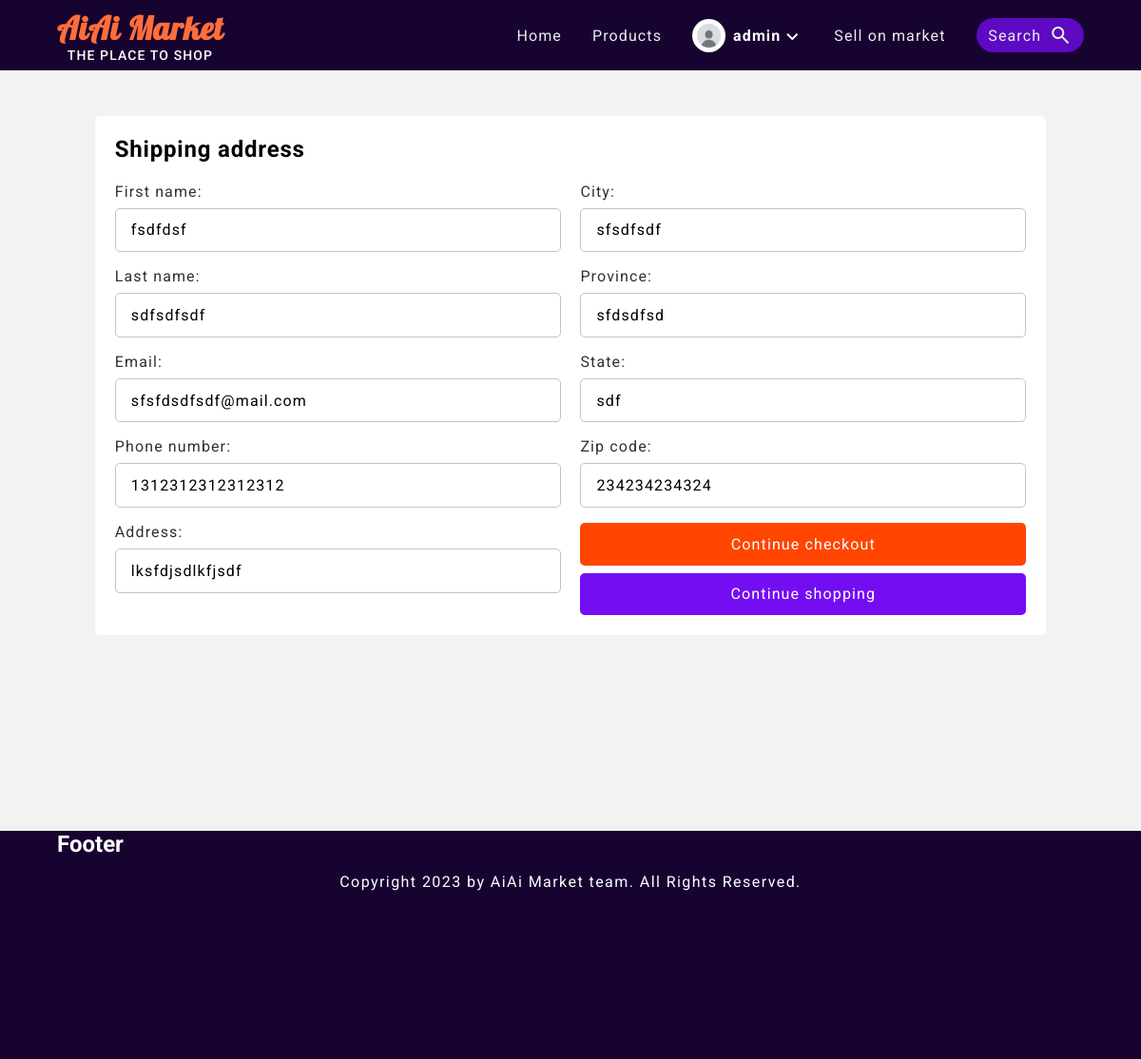
Page /shipping/address/ (signed in) on the earlier database version.
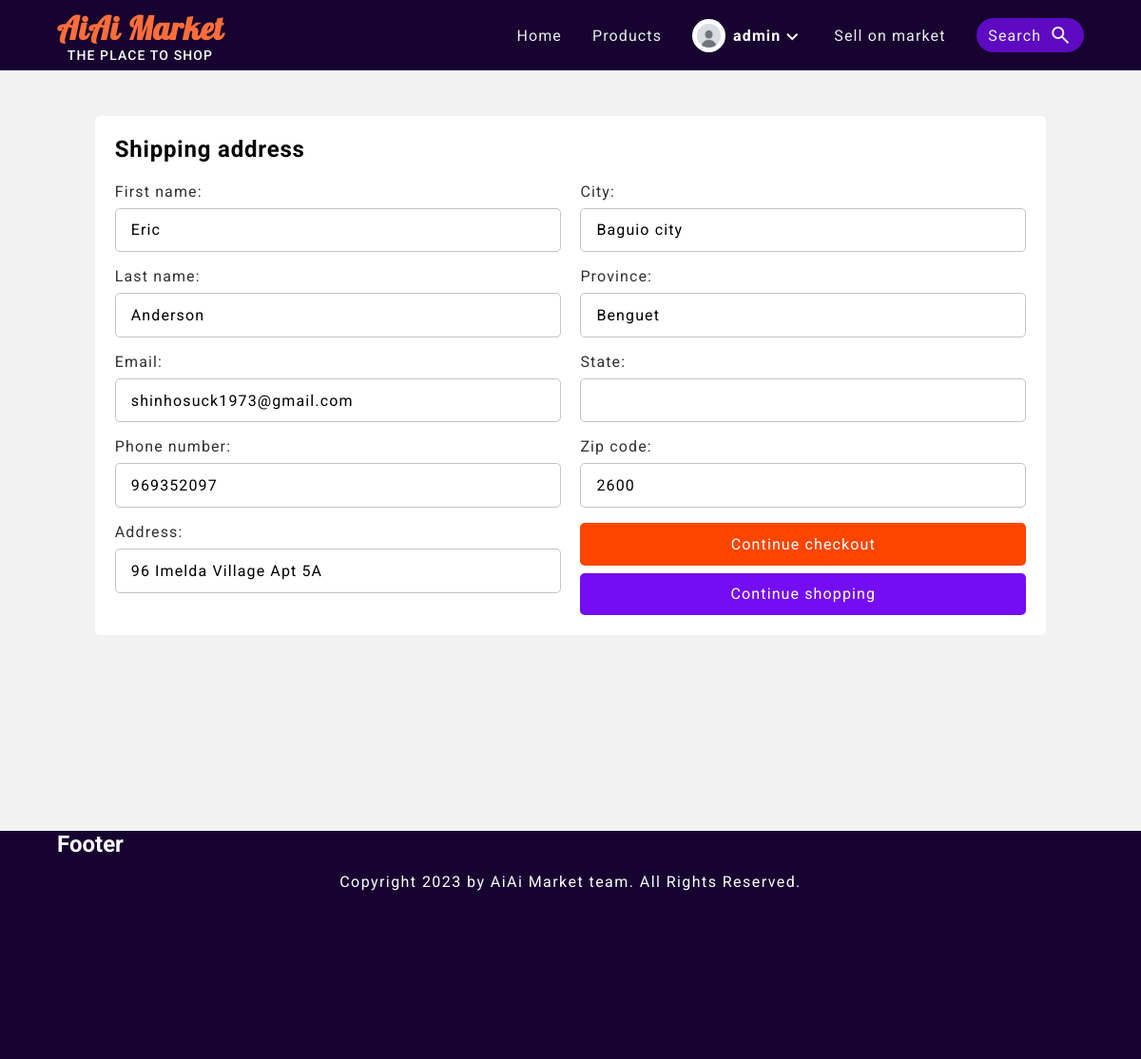
Same page on the later database version.
### products/models.py (models this page shows, shortened)
class ShippingAddress(models.Model):
    customer = models.ForeignKey(User, on_delete=models.CASCADE, null=True, blank=True)
    first_name = models.CharField(max_length=100)
    last_name = models.CharField(max_length= 100)
    email = models.EmailField(max_length=100)
    phone_number = models.IntegerField()
    address = models.CharField(max_length=1000)
    city = models.CharField(max_length=100)
    province = models.CharField(max_length=100, null=True, blank=True)
    state = models.CharField(max_length=100, null=True, blank=True)
    zip_code = models.IntegerField()
    class Meta:
        verbose_name_plural = 'Addresses'

### products/views.py (the view)
# urls.py: path('shipping/address/', customer_address_view, name='shipping-address'),
@login_required
def customer_address_view(request):
    instance = ShippingAddress.objects.filter(customer=request.user).first()
    form = ShippingAddressForm(request.POST or None, instance=instance)
    context = {'form': form}
    if form.is_valid():
        shipping_address = form.save()
        shipping_address.customer = request.user
        shipping_address.save()
        return redirect('products:payment-center')
    return render(request, 'products/address.html', context)

### products/forms.py
class ShippingAddressForm(forms.ModelForm):
    class Meta:
        model = ShippingAddress
        fields = [
            'first_name',
            'last_name',
            'email',
            'phone_number',
            'address',
            'city',
            'province',
            'state',
            'zip_code'
        ]

### products/models.py (called while the page is built)
    def get_discount_price(self):
        item = Product.objects.get(name=self.name)
        if item.sub_category:
            if item.sub_category.name == 'Gaming Laptop':
                discount = float(item.price) - float(item.price) * .10
                return int(str(discount)[0:-2])
        return 0

    def get_order_total(self):
        order = Order.objects.get(customer=self.customer, product=self.product)
        if self.product.get_discount_price():
            order_total = self.quantity * self.product.get_discount_price()
            discount_amount = self.quantity * self.product.price - order_total
            return order_total
        else:
            order_total = self.quantity * self.product.price
            return order_total

### templates/products/address.html (shortened to what this page needs)
{% extends 'index.html' %}
{% block content %}
<div class="shipping-address-form-wrapper">
    <form class="shipping-address-form" action="" method="POST">
        <h2 class="shipping-address-form-header">Shipping address</h2>
        <div class="address-inputs">
            <div class="address-first-name">
                {{ form.first_name.label_tag }}
                {{ form.first_name }}
            </div>
            <div class="address-last-name">
                {{ form.last_name.label_tag }}
                {{ form.last_name }}
            </div>
            <div class="address-email">
                {{ form.email.label_tag }}
                {{ form.email }}
            </div>
            <div class="address-phone-number">
                {{ form.phone_number.label_tag }}
                {{ form.phone_number }}
            </div>
            <div class="address-address-input">
                {{ form.address.label_tag }}
                {{ form.address }}
            </div>
        </div>
        <div class="address-inputs">
            <div class="address-city">
                {{ form.city.label_tag }}
                {{ form.city }}
            </div>
            <div class="address-province">
                {{ form.province.label_tag }}
                {{ form.province }}
            </div>
            <div class="address-state">
                {{ form.state.label_tag }}
                {{ form.state }}
            </div>
            <div class="address-zip_code">
                {{ form.zip_code.label_tag }}
                {{ form.zip_code }}
            </div>
            <div class="address-btns">
                <button type="submit">Continue checkout</button>
                <a href="{% url 'products:product-list' %}">Continue shopping</a>
            </div>
        </div>
    </form>
</div>
{% endblock content %}

Differences in the rows shown:
changed ShippingAddress: first_name "fsdfdsf" → "Eric"; last_name "sdfsdfsdf" → "Anderson"; email "sfsfdsdfsdf@mail.com" → "shinhosuck1973@gmail.com"; phone_number "1312312312312312" → "969352097"; address "lksfdjsdlkfjsdf" → "96 Imelda Village Apt 5A"; city "sfsdfsdf" → "Baguio city"; province "sfdsdfsd" → "Benguet"; state "sdf" → (not shown); zip_code "234234234324" → "2600"
